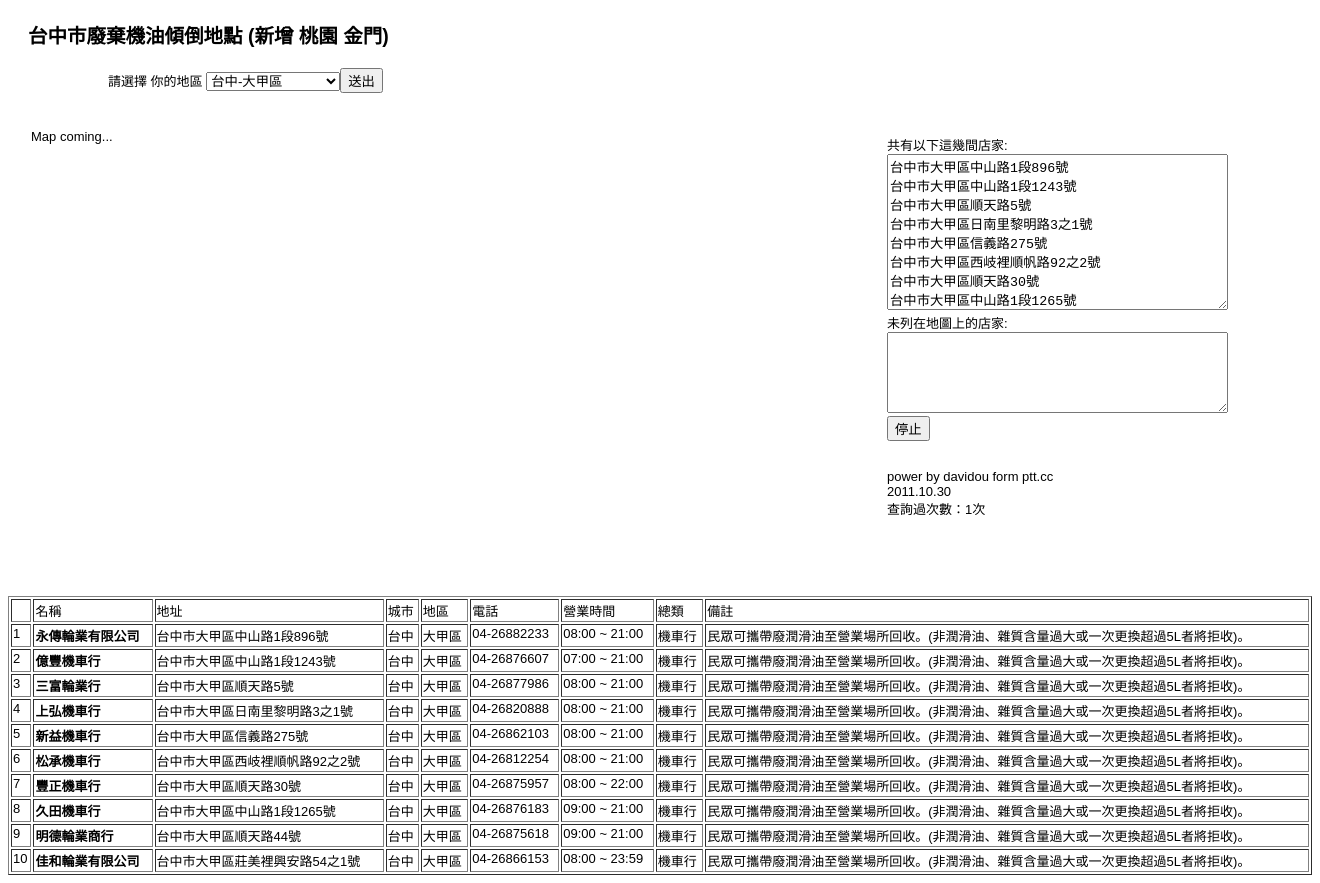
Page /index.php?zone=大甲區 on the committed database.
### tables this page shows
CREATE TABLE IF NOT EXISTS `biker` (
  `id` int(50) NOT NULL,
  `name` varchar(50) NOT NULL,
  `addr` varchar(50) NOT NULL,
  `city` varchar(50) NOT NULL,
  `zone` varchar(50) NOT NULL,
  `tel` varchar(50) NOT NULL,
  `time` varchar(50) NOT NULL,
  `type` varchar(50) NOT NULL,
  `memo` varchar(1000) NOT NULL,
  PRIMARY KEY  (`id`)
);

### index.php (the view, shortened to what this page needs)
<?
if($_GET["zone"]){$opt="";}else{$opt="<option value='' selected>請選擇地區</option>";}
$table="";
$sql = "SELECT zone ,city FROM biker GROUP BY zone ORDER BY city  ASC";
$result = mysql_query($sql);
if (mysql_num_rows($result) != 0)
{
  while ($rows = mysql_fetch_array($result, MYSQL_BOTH)) {
if($_GET["zone"]==$rows["zone"]){$sla="selected";}else{$sla="";}
$opt.= "<option value='".$rows["zone"]."' $sla>".$rows["city"]."-".$rows["zone"]."</option>\r\n";
	 }
}
$addr="";
if($_GET["zone"]){
 $zone=$_GET["zone"];
$sql = "SELECT * FROM  biker where zone='$zone'  ";
$result = mysql_query($sql);
$firrow='';
if (mysql_num_rows($result) != 0)
{
$i=1;
  while ($rows = mysql_fetch_array($result, MYSQL_BOTH)) {
if($firrow==''){$addr.=$rows["addr"];
$firrow="done";
}else{
$addr.="\r\n".$rows["addr"];   }
$table.="<tr><td>$i</td><td><b>".$rows["name"]."</b></td><td>".$rows["addr"]."</td><td>".$rows["city"]."</td>	<td>".$rows["zone"]."</td><td>".$rows["tel"]."</td>	<td>".$rows["time"]."</td><td>".$rows["type"]."</td>	<td>".$rows["memo"]."</td>	</tr>";
$i++;
	 }
}
  }
function my_counter(){
    $data="count.txt";
    if(file_exists($data)){
        $fp=fopen($data,"r");
        $old_count=fread($fp,filesize($data));
        $new_count=$old_count+1;
        fclose($fp);
    }else{
        $new_count=1;
    }
    $fp=fopen($data,"w");
    return $new_count;
}
  ?>
<!DOCTYPE html PUBLIC "-//W3C//DTD XHTML 1.0 Strict//EN" "http://www.w3.org/TR/xhtml1/DTD/xhtml1-strict.dtd">
<html xmlns="http://www.w3.org/1999/xhtml" xmlns:v="urn:schemas-microsoft-com:vml">
<head>
</head>
<body onunload="GUnload()" >
    <h3 id="head"> 台中市廢棄機油傾倒地點 (新增 桃園 金門)</h3>
	<div class="slec">
		<form method="GET" action="">
	<p>請選擇 你的地區 <select size="1" name="zone">
<?=$opt?>
	</select><input type="submit" value="送出"></p>
</form>
</div>
<table>
  <tr>
    <td>
      <div id="outline">
        <div id="map">
        </div>
      </div>
    </td>
    <td rowspan="2">
      <div id="novel">
        共有以下這幾間店家:<br/>
        <form class ="geocode" action="#" onsubmit="geo(this.haku.value); return false">
          <textarea cols="40" rows="10" wrap="off" id="haku" name="haku" title="200+ lines not recommended at a time" ><?=$addr?></textarea>
        </form>
        未列在地圖上的店家:
        <div>
        <textarea id="errors"
cols="40" rows="5" wrap="off" title="Error report"></textarea><br/>
        <input type="button" id="stop" value="停止" title="Emergency stop" onclick="len=0"/>
        </div>
        <p><span id="api-version"></span><BR>power by davidou form ptt.cc <br>2011.10.30<br><?  echo "查詢過次數：".my_counter();?>次</p>
      </div>
    </td>
  </tr>
  <tr>
    <td>
    </td>
  </tr>
</table>
<table border="1" width="100%">
	<tr>
		<td>　</td>
		<td>名稱</td>
		<td>地址</td>
		<td>城市</td>
		<td>地區</td>
		<td>電話</td>
		<td>營業時間</td>
		<td>總類</td>
		<td>備註</td>
	</tr>
	<?=$table?>
	</table>
</body>
</html>

### index.php (style rules this page uses)
body { font-family: Arial; font-size: small; background-color: #fff; }
#outline { margin:20px; float:left; -moz-outline-radius:20px; -moz-outline-style:solid; -moz-outline-color:#9FB6CD; -moz-outline-width:10px; }
#map { width:812px; height:440px; float:left; }
#head { text-align:left; margin-left:20px; font-size:150%; }
#novel { width:400px; margin:20px;float:right; }
td { vertical-align:top; }
.slec { margin-left:100px }

### rows in the picture
biker: name "永傳輪業有限公司", addr "台中市大甲區中山路1段896號", city "台中", zone "大甲區", tel "04-26882233", time "08:00 ~ 21:00", type "機車行", memo "民眾可攜帶廢潤滑油至營業場所回收。(非潤滑油、雜質含量過大或一次更換超過5L者將拒收)。"
biker: name "億豐機車行", addr "台中市大甲區中山路1段1243號", city "台中", zone "大甲區", tel "04-26876607", time "07:00 ~ 21:00", type "機車行", memo "民眾可攜帶廢潤滑油至營業場所回收。(非潤滑油、雜質含量過大或一次更換超過5L者將拒收)。"
biker: name "三富輪業行", addr "台中市大甲區順天路5號", city "台中", zone "大甲區", tel "04-26877986", time "08:00 ~ 21:00", type "機車行", memo "民眾可攜帶廢潤滑油至營業場所回收。(非潤滑油、雜質含量過大或一次更換超過5L者將拒收)。"
biker: name "上弘機車行", addr "台中市大甲區日南里黎明路3之1號", city "台中", zone "大甲區", tel "04-26820888", time "08:00 ~ 21:00", type "機車行", memo "民眾可攜帶廢潤滑油至營業場所回收。(非潤滑油、雜質含量過大或一次更換超過5L者將拒收)。"
biker: name "新益機車行", addr "台中市大甲區信義路275號", city "台中", zone "大甲區", tel "04-26862103", time "08:00 ~ 21:00", type "機車行", memo "民眾可攜帶廢潤滑油至營業場所回收。(非潤滑油、雜質含量過大或一次更換超過5L者將拒收)。"
biker: name "松承機車行", addr "台中市大甲區西岐裡順帆路92之2號", city "台中", zone "大甲區", tel "04-26812254", time "08:00 ~ 21:00", type "機車行", memo "民眾可攜帶廢潤滑油至營業場所回收。(非潤滑油、雜質含量過大或一次更換超過5L者將拒收)。"
biker: name "豐正機車行", addr "台中市大甲區順天路30號", city "台中", zone "大甲區", tel "04-26875957", time "08:00 ~ 22:00", type "機車行", memo "民眾可攜帶廢潤滑油至營業場所回收。(非潤滑油、雜質含量過大或一次更換超過5L者將拒收)。"
biker: name "久田機車行", addr "台中市大甲區中山路1段1265號", city "台中", zone "大甲區", tel "04-26876183", time "09:00 ~ 21:00", type "機車行", memo "民眾可攜帶廢潤滑油至營業場所回收。(非潤滑油、雜質含量過大或一次更換超過5L者將拒收)。"
biker: name "明德輪業商行", addr "台中市大甲區順天路44號", city "台中", zone "大甲區", tel "04-26875618", time "09:00 ~ 21:00", type "機車行", memo "民眾可攜帶廢潤滑油至營業場所回收。(非潤滑油、雜質含量過大或一次更換超過5L者將拒收)。"
biker: name "佳和輪業有限公司", addr "台中市大甲區莊美裡興安路54之1號", city "台中", zone "大甲區", tel "04-26866153", time "08:00 ~ 23:59", type "機車行", memo "民眾可攜帶廢潤滑油至營業場所回收。(非潤滑油、雜質含量過大或一次更換超過5L者將拒收)。"

### other values in the picture
my_counter() "1"
form field zone "台中-大甲區"
